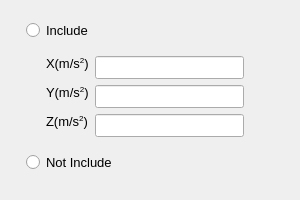
<?xml version="1.0" encoding="UTF-8"?>
<ui version="4.0">
 <class>GravityModelPage</class>
 <widget class="QWizardPage" name="GravityModelPage">
  <property name="geometry">
   <rect>
    <x>0</x>
    <y>0</y>
    <width>300</width>
    <height>200</height>
   </rect>
  </property>
  <property name="font">
   <font>
    <pointsize>10</pointsize>
   </font>
  </property>
  <property name="windowTitle">
   <string>WizardPage</string>
  </property>
  <property name="title">
   <string>Gravity</string>
  </property>
  <layout class="QVBoxLayout" name="verticalLayout_2">
   <item>
    <widget class="QWidget" name="widget" native="true">
     <layout class="QVBoxLayout" name="verticalLayout">
      <property name="leftMargin">
       <number>15</number>
      </property>
      <property name="rightMargin">
       <number>15</number>
      </property>
      <item>
       <widget class="QRadioButton" name="include">
        <property name="text">
         <string>Include</string>
        </property>
       </widget>
      </item>
      <item>
       <widget class="QWidget" name="formWidget" native="true">
        <layout class="QFormLayout" name="formLayout">
         <property name="leftMargin">
          <number>20</number>
         </property>
         <property name="rightMargin">
          <number>30</number>
         </property>
         <item row="0" column="0">
          <widget class="QLabel" name="label_x">
           <property name="sizePolicy">
            <sizepolicy hsizetype="Preferred" vsizetype="Fixed">
             <horstretch>0</horstretch>
             <verstretch>0</verstretch>
            </sizepolicy>
           </property>
           <property name="text">
            <string>X(m/s&lt;sup&gt;2&lt;/sup&gt;)</string>
           </property>
          </widget>
         </item>
         <item row="0" column="1">
          <widget class="QLineEdit" name="x">
           <property name="enabled">
            <bool>true</bool>
           </property>
           <property name="text">
            <string/>
           </property>
          </widget>
         </item>
         <item row="1" column="0">
          <widget class="QLabel" name="label_y">
           <property name="sizePolicy">
            <sizepolicy hsizetype="Preferred" vsizetype="Fixed">
             <horstretch>0</horstretch>
             <verstretch>0</verstretch>
            </sizepolicy>
           </property>
           <property name="text">
            <string>Y(m/s&lt;sup&gt;2&lt;/sup&gt;)</string>
           </property>
          </widget>
         </item>
         <item row="1" column="1">
          <widget class="QLineEdit" name="y">
           <property name="text">
            <string/>
           </property>
          </widget>
         </item>
         <item row="2" column="0">
          <widget class="QLabel" name="label_z">
           <property name="sizePolicy">
            <sizepolicy hsizetype="Preferred" vsizetype="Fixed">
             <horstretch>0</horstretch>
             <verstretch>0</verstretch>
            </sizepolicy>
           </property>
           <property name="text">
            <string>Z(m/s&lt;sup&gt;2&lt;/sup&gt;)</string>
           </property>
          </widget>
         </item>
         <item row="2" column="1">
          <widget class="QLineEdit" name="z">
           <property name="text">
            <string/>
           </property>
          </widget>
         </item>
        </layout>
       </widget>
      </item>
      <item>
       <widget class="QRadioButton" name="notInclude">
        <property name="text">
         <string>Not Include</string>
        </property>
       </widget>
      </item>
     </layout>
    </widget>
   </item>
   <item>
    <spacer name="verticalSpacer">
     <property name="orientation">
      <enum>Qt::Vertical</enum>
     </property>
     <property name="sizeHint" stdset="0">
      <size>
       <width>20</width>
       <height>40</height>
      </size>
     </property>
    </spacer>
   </item>
  </layout>
 </widget>
 <resources>
  <include location="../../resource.qrc"/>
 </resources>
 <connections>
  <connection>
   <sender>include</sender>
   <signal>toggled(bool)</signal>
   <receiver>x</receiver>
   <slot>setEnabled(bool)</slot>
   <hints>
    <hint type="sourcelabel">
     <x>85</x>
     <y>105</y>
    </hint>
    <hint type="destinationlabel">
     <x>152</x>
     <y>157</y>
    </hint>
   </hints>
  </connection>
  <connection>
   <sender>include</sender>
   <signal>toggled(bool)</signal>
   <receiver>z</receiver>
   <slot>setEnabled(bool)</slot>
   <hints>
    <hint type="sourcelabel">
     <x>85</x>
     <y>105</y>
    </hint>
    <hint type="destinationlabel">
     <x>152</x>
     <y>202</y>
    </hint>
   </hints>
  </connection>
  <connection>
   <sender>include</sender>
   <signal>toggled(bool)</signal>
   <receiver>y</receiver>
   <slot>setEnabled(bool)</slot>
   <hints>
    <hint type="sourcelabel">
     <x>85</x>
     <y>105</y>
    </hint>
    <hint type="destinationlabel">
     <x>152</x>
     <y>179</y>
    </hint>
   </hints>
  </connection>
 </connections>
</ui>
